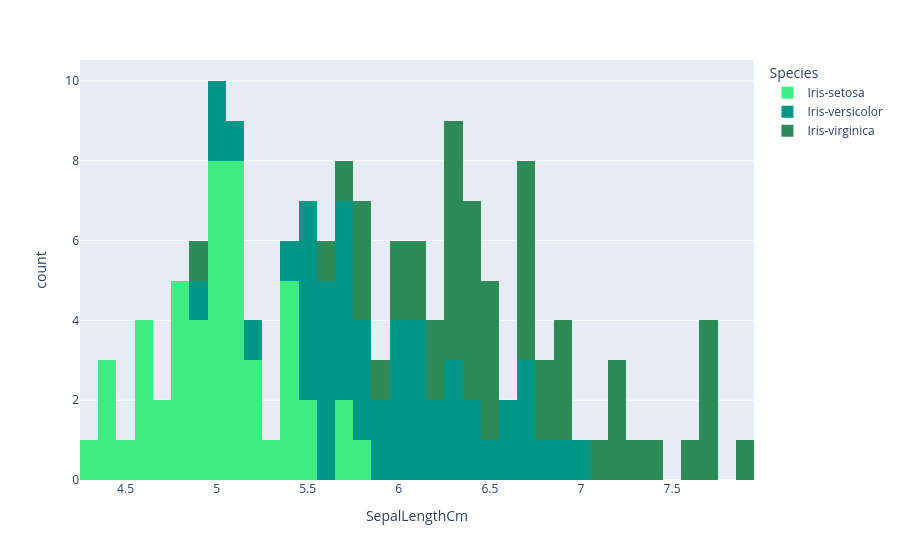

Notebook code for this chart:
### Code cell
fig = px.histogram(data_frame=iris, x='SepalLengthCm',color='Species',color_discrete_sequence=['#3dec84 ','#009688 ','#2E8B57 '],nbins=50)
fig.show()

### Figure 1 — Plotly figure (JSON) as saved in the notebook; plotly's stock layout.template omitted (floating-point values rounded to 4 significant figures)
{"data": [{"bingroup": "x", "hovertemplate": "Species=Iris-setosa<br>SepalLengthCm=%{x}<br>count=%{y}<extra></extra>", "legendgroup": "Iris-setosa", "marker": {"color": "#3dec84 ", "pattern": {"shape": ""}}, "name": "Iris-setosa", "nbinsx": 50, "orientation": "v", "showlegend": true, "type": "histogram", "x": [5.1, 4.9, 4.7, 4.6, 5.0, 5.4, 4.6, 5.0, 4.4, 4.9, 5.4, 4.8, 4.8, 4.3, 5.8, 5.7, 5.4, 5.1, 5.7, 5.1, 5.4, 5.1, 4.6, 5.1, 4.8, 5.0, 5.0, 5.2, 5.2, 4.7, 4.8, 5.4, 5.2, 5.5, 4.9, 5.0, 5.5, 4.9, 4.4, 5.1, 5.0, 4.5, 4.4, 5.0, 5.1, 4.8, 5.1, 4.6, 5.3, 5.0], "xaxis": "x", "yaxis": "y"}, {"bingroup": "x", "hovertemplate": "Species=Iris-versicolor<br>SepalLengthCm=%{x}<br>count=%{y}<extra></extra>", "legendgroup": "Iris-versicolor", "marker": {"color": "#009688 ", "pattern": {"shape": ""}}, "name": "Iris-versicolor", "nbinsx": 50, "orientation": "v", "showlegend": true, "type": "histogram", "x": [7.0, 6.4, 6.9, 5.5, 6.5, 5.7, 6.3, 4.9, 6.6, 5.2, 5.0, 5.9, 6.0, 6.1, 5.6, 6.7, 5.6, 5.8, 6.2, 5.6, 5.9, 6.1, 6.3, 6.1, 6.4, 6.6, 6.8, 6.7, 6.0, 5.7, 5.5, 5.5, 5.8, 6.0, 5.4, 6.0, 6.7, 6.3, 5.6, 5.5, 5.5, 6.1, 5.8, 5.0, 5.6, 5.7, 5.7, 6.2, 5.1, 5.7], "xaxis": "x", "yaxis": "y"}, {"bingroup": "x", "hovertemplate": "Species=Iris-virginica<br>SepalLengthCm=%{x}<br>count=%{y}<extra></extra>", "legendgroup": "Iris-virginica", "marker": {"color": "#2E8B57 ", "pattern": {"shape": ""}}, "name": "Iris-virginica", "nbinsx": 50, "orientation": "v", "showlegend": true, "type": "histogram", "x": [6.3, 5.8, 7.1, 6.3, 6.5, 7.6, 4.9, 7.3, 6.7, 7.2, 6.5, 6.4, 6.8, 5.7, 5.8, 6.4, 6.5, 7.7, 7.7, 6.0, 6.9, 5.6, 7.7, 6.3, 6.7, 7.2, 6.2, 6.1, 6.4, 7.2, 7.4, 7.9, 6.4, 6.3, 6.1, 7.7, 6.3, 6.4, 6.0, 6.9, 6.7, 6.9, 5.8, 6.8, 6.7, 6.7, 6.3, 6.5, 6.2, 5.9], "xaxis": "x", "yaxis": "y"}], "layout": {"barmode": "relative", "legend": {"title": {"text": "Species"}, "tracegroupgap": 0}, "margin": {"t": 60}, "xaxis": {"anchor": "y", "domain": [0, 1], "title": {"text": "SepalLengthCm"}}, "yaxis": {"anchor": "x", "domain": [0, 1], "title": {"text": "count"}}}}
